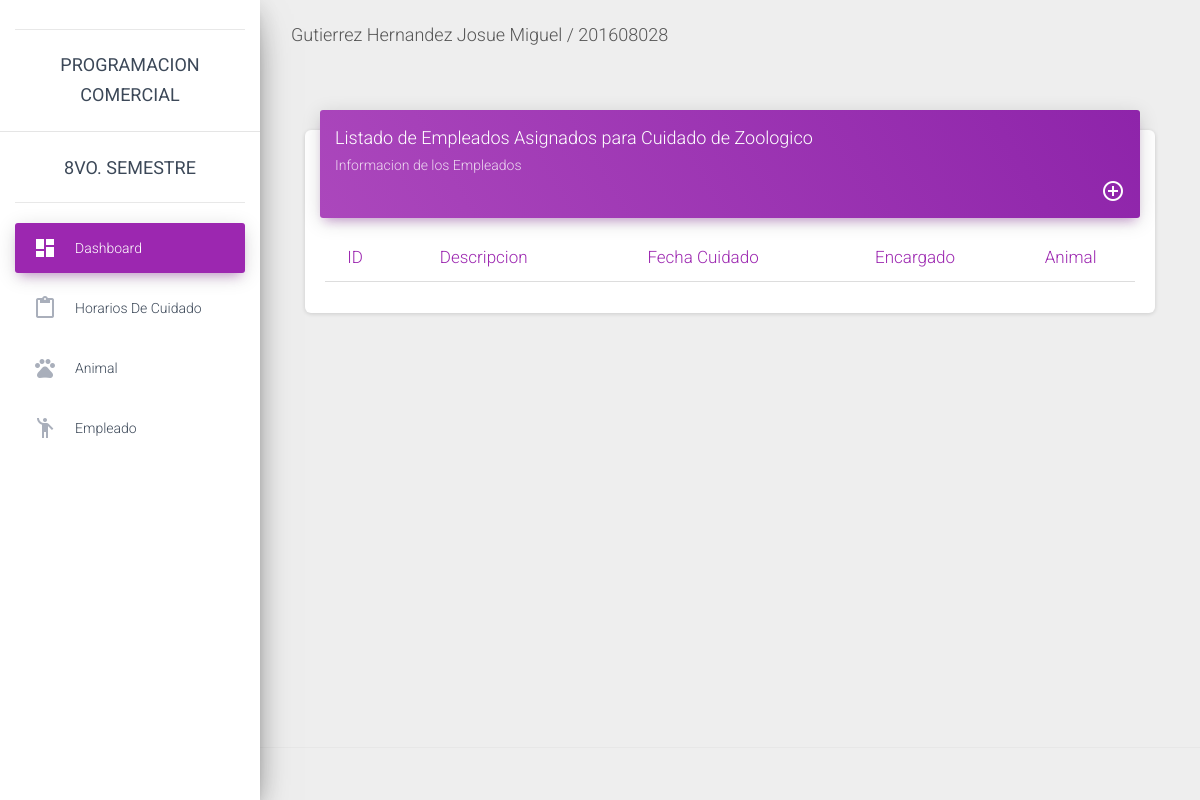
Before: /hc/ with the older database file.
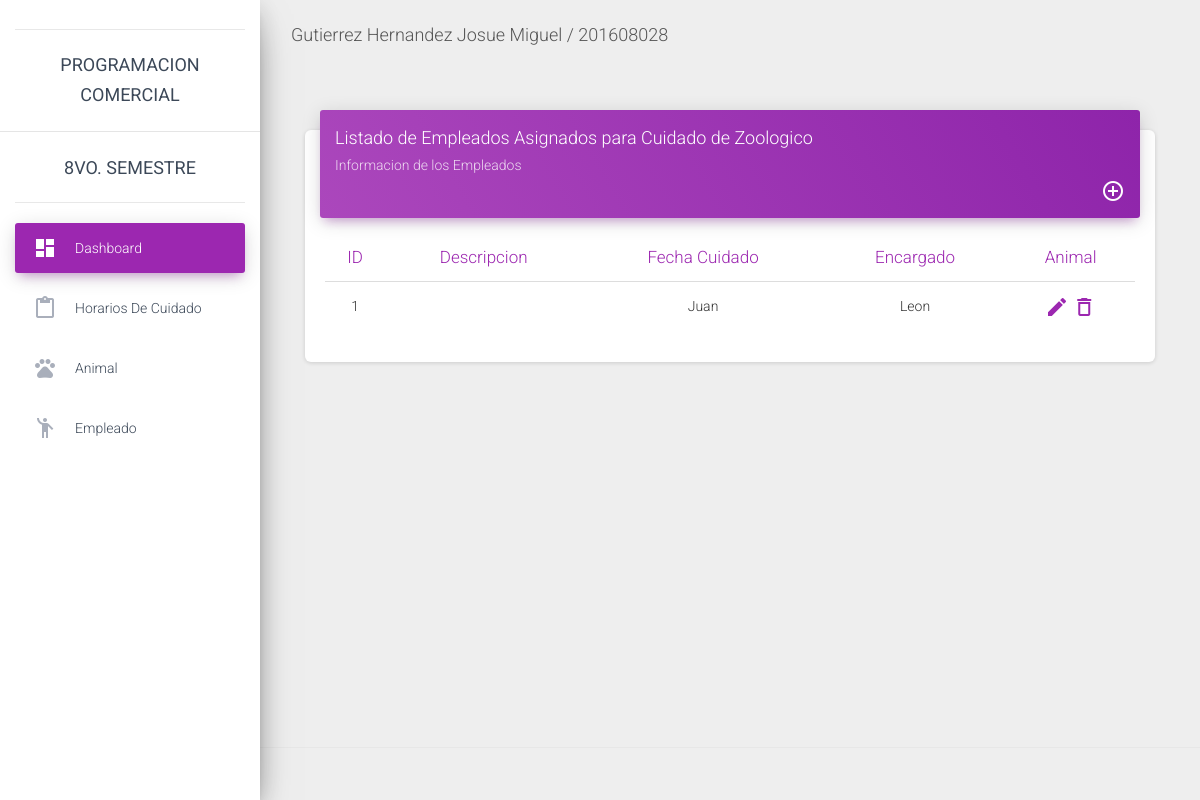
After: the same page with the newer database file.
### CRUD/models.py (models this page shows, shortened)
class HorarioCuidado(models.Model):
    descripcion = models.CharField(max_length=200)
    fecha_cuidado = models.DateField()
    animal = models.ForeignKey(Animal, on_delete=models.CASCADE)
    encargado = models.ForeignKey(Encargado, on_delete=models.CASCADE)

class Encargado(models.Model):
    nombre = models.CharField(max_length=70)
    apellido = models.CharField(max_length=70)
    def __str__(self):
        return self.nombre

class Animal(models.Model):
    nombre = models.CharField(max_length=70)
    tipo = models.CharField(max_length=50)
    edad = models.IntegerField()
    cantidad = models.IntegerField()
    def __str__(self):
        return self.nombre

### CRUD/views.py (the view)
# urls.py: url(r'^hc/', views.ListaHorairoCuidado, name='ListaHorarioCuidado'),
def ListaHorairoCuidado(request):
    horariocuidado = HorarioCuidado.objects.all
    return render(request,'HorarioCuidado/list_hc.html',{'horariocuidado':horariocuidado})

### CRUD/templates/HorarioCuidado/list_hc.html (shortened to what this page needs)
{% extends 'master.html' %}
{% block content %}
<div class="content">
       <div class="container-fluid">
         <div class="row">
           <div class="col-md-12">
             <div class="card">
               <div class="card-header card-header-primary">
                 <h4 class="card-title ">Listado de Empleados Asignados para Cuidado de Zoologico</h4>
                 <p class="card-category"> Informacion de los Empleados</p>
                 <li style="list-style-type:none; float:right;">
                   <a href="{% url 'NuevoEmpleado' %}">
                     <i class="material-icons"
                     style="color: white;">
                       add_circle_outline</i>
                   </a>
                 </li>
               </div>
               <div class="card-body" style="text-align: center;">
                 <div class="table-responsive">
                   <table class="table">
                     <thead class=" text-primary">
                       <th>ID</th>
                       <th>Descripcion</th>
                       <th>Fecha Cuidado</th>
                       <th>Encargado</th>
                       <th>Animal</th>
                     </thead>
                     <tbody>
                       {% for hc in horariocuidado %}
                       <tr>
                         <td>
                           {{ hc.id }}
                         </td>
                         <td>
                         </td>
                         <td>
                           {{ hc.encargado }}
                         </td>
                         <td>
                           {{ hc.animal }}
                         </td>
                         <td>
                           <li style="list-style-type:none">
                             <a href="#">
                               <i class="material-icons">create</i>
                             </a>
                             <a href="#">
                             <i class="material-icons">delete_outline</i>
                              </a>
                           </li>
                         </td>
                       </tr>
                       {% endfor %}
                     </tbody>
                   </table>
                 </div>
               </div>
             </div>
           </div>
       </div>
   </div>
</div>
{% endblock %}

Changed rows visible on the page:
added HorarioCuidado: id "1", encargado "Juan", animal "Leon"
